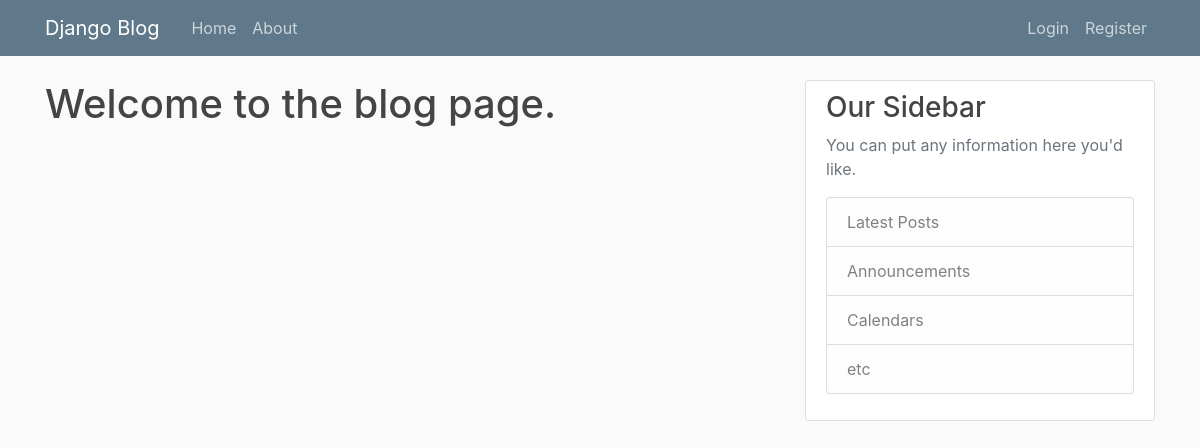
The page /blog/ on the database as committed earlier.
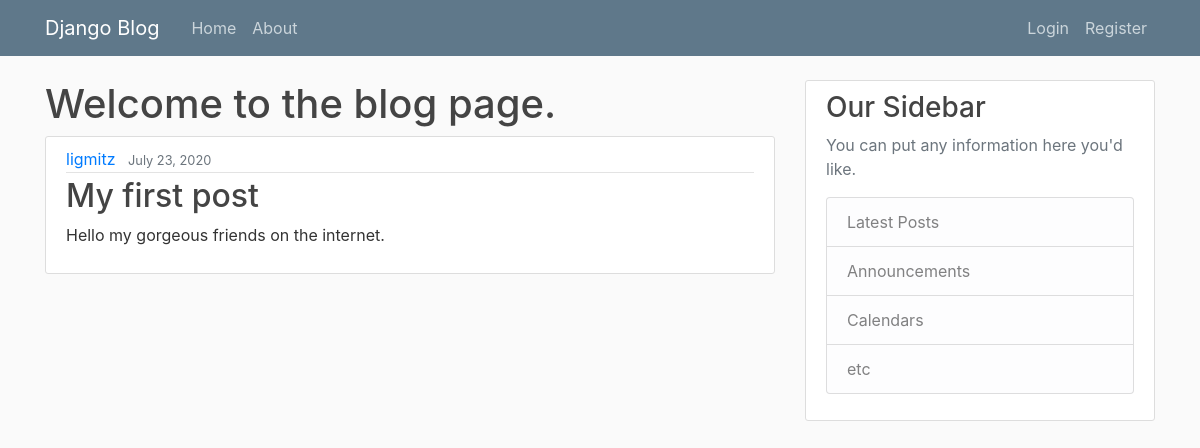
The same page on the database as committed later.
### blog/models.py (models this page shows, shortened)
class Post(models.Model):
    title = models.CharField(max_length=50)
    content = models.TextField()
    date_posted = models.DateTimeField()
    author = models.ForeignKey(User,on_delete=models.CASCADE)

### blog/views.py (the view)
# urls.py: path('', views.home, name='blogs-home'),
def home(request):
    context = {
        'posts': Post.objects.all(),
        'title': 'Home'
    }
    return render(request, 'blog/home.html', context)

### blog/templates/blog/home.html
{% extends 'blog/base.html' %}
{% block content %}
<h1>Welcome to the blog page.</h1>
{%for post in posts%}
<article class="media content-section">
    <div class="media-body">
        <div class="article-metadata">
            <a class="mr-2" href="#">{{ post.author }}</a>
            <small class="text-muted">{{ post.date_posted|date:"F d, Y" }}</small>
        </div>
        <h2><a class="article-title" href="#">{{ post.title }}</a></h2>
        <p class="article-content">{{ post.content }}</p>
    </div>
</article>
{%endfor%}
{% endblock content %}

### blog/templates/blog/base.html (shortened to what this page needs)
{% load static %}
<!DOCTYPE html>
<html lang="en">
<head>
    <link rel="stylesheet" href="https://stackpath.bootstrapcdn.com/bootstrap/4.5.0/css/bootstrap.min.css"
>
    <link rel="stylesheet" href="{% static 'blog/main.css' %}">
</head>
<body>
    <header class="site-header">
        <nav class="navbar navbar-expand-md navbar-dark bg-steel fixed-top">
            <div class="container">
                <a class="navbar-brand mr-4" href="/">Django Blog</a>
                <div class="collapse navbar-collapse" id="navbarToggle">
                    <div class="navbar-nav mr-auto">
                        <a class="nav-item nav-link" href="/blog">Home</a>
                        <a class="nav-item nav-link" href="/blog/about">About</a>
                    </div>
                    <div class="navbar-nav">
                        <a class="nav-item nav-link" href="#">Login</a>
                        <a class="nav-item nav-link" href="/register">Register</a>
                    </div>
                </div>
            </div>
        </nav>
    </header>
    <main role="main" class="container">
        <div class="row">
            <div class="col-md-8">
                {% block content %}{% endblock %}
            </div>
            <div class="col-md-4">
                <div class="content-section">
                    <h3>Our Sidebar</h3>
                    <p class='text-muted'>You can put any information here you'd like.
                    <ul class="list-group">
                        <li class="list-group-item list-group-item-light">Latest Posts</li>
                        <li class="list-group-item list-group-item-light">Announcements</li>
                        <li class="list-group-item list-group-item-light">Calendars</li>
                        <li class="list-group-item list-group-item-light">etc</li>
                    </ul>
                    </p>
                </div>
            </div>
        </div>
    </main>
</body>
</html>

### blog/static/blog/main.css (style rules this page uses)
body { background: #fafafa; color: #333333; margin-top: 5rem; }
h1, h2, h3, h4, h5, h6 { color: #444444; }
ul { margin: 0; }
.bg-steel { background-color: #5f788a; }
.site-header .navbar-nav .nav-link { color: #cbd5db; }
.content-section { background: #ffffff; padding: 10px 20px; border: 1px solid #dddddd; border-radius: 3px; margin-bottom: 20px; }
.article-title { color: #444444; }
.article-content { white-space: pre-line; }
.article-metadata { padding-bottom: 1px; margin-bottom: 4px; border-bottom: 1px solid #e3e3e3; }

Rows that differ between the two databases and show on the page:
added Post: author "ligmitz", date_posted "July 23, 2020", title "My first post", content "Hello my gorgeous friends on the internet."
